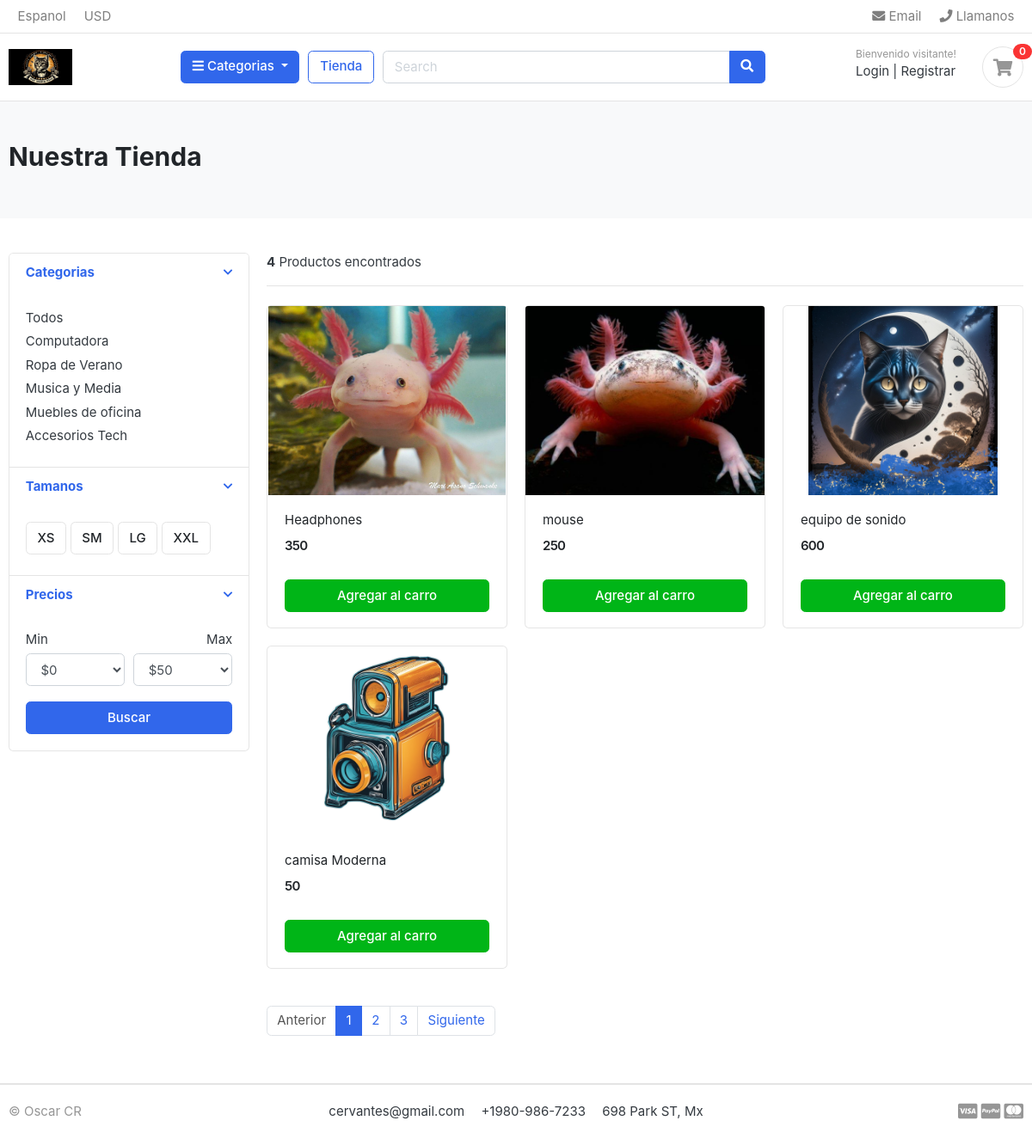
/store/, run on the app's committed database.
### category/models.py (models this page shows, shortened)
class Category(models.Model):
    category_name= models.CharField(max_length=20,unique=True)
    description=models.CharField(max_length=255,blank=True)
    slug=models.CharField(max_length=100,unique=True)
    cat_image=models.ImageField(upload_to='photos/categories',blank=True)
    class Meta:
        verbose_name='category'
        verbose_name_plural='categories'
    def get_url(self):
        return reverse('products_by_category',args=[self.slug])

### store/models.py (models this page shows, shortened)
class Product(models.Model):
    product_name = models.CharField(max_length=100, unique=True)
    slug = models.SlugField(max_length=100, unique=True)
    description = models.TextField(max_length=500, blank=True)
    price = models.IntegerField()
    images = models.ImageField(upload_to='photos/products')
    stock = models.IntegerField()
    is_available = models.BooleanField(default=True)
    category = models.ForeignKey('category.Category', on_delete=models.CASCADE)
    created_date = models.DateTimeField(auto_now_add=True)
    modified_date = models.DateTimeField(auto_now=True)
    def get_url(self):
        return reverse('product_detail', args=[self.category.slug, self.slug])

### store/views.py (the view)
# urls.py: path('store/', include('store.urls')),
def store(request, category_slug=None):
    categories = None
    products = None
    if category_slug != None:
        categories = get_object_or_404(Category, slug=category_slug)
        products = Product.objects.filter(category=categories, is_available=True)
        product_count = products.count()
    else:
        products = Product.objects.all().filter(is_available=True)
        product_count = products.count()
    context = {
        'products': products,
        'product_count': product_count,
    }
    return render(request, 'store/store.html', context)

### category/context_processors.py (called while the page is built)
def menu_links(request):
    links = Category.objects.all()
    return dict(links=links)

### templates/store/store.html (shortened to what this page needs)
{% extends 'base.html' %}
{% block content %}
<section class="section-pagetop bg">
    <div class="container">
        <h2 class="title-page">Nuestra Tienda</h2>
    </div>
    </section>
<section class="section-content padding-y">
    <div class="container">
    <div class="row">
        <aside class="col-md-3">
    <div class="card">
        <article class="filter-group">
            <header class="card-header">
                <a href="#" data-toggle="collapse" data-target="#collapse_1" aria-expanded="true" class="">
                    <i class="icon-control fa fa-chevron-down"></i>
                    <h6 class="title">Categorias</h6>
                </a>
            </header>
            <div class="filter-content collapse show" id="collapse_1" style="">
                <div class="card-body">
                    <ul class="list-menu">
                    <li><a href="{% url 'store' %}"> Todos  </a></li>
                    {% for category in links %}
                    <li><a href="{{ category.get_url }}">{{category.category_name}} </a></li>
                    {% endfor %}
                    </ul>
                </div>
            </div>
        </article>
        <article class="filter-group">
            <header class="card-header">
                <a href="#" data-toggle="collapse" data-target="#collapse_4" aria-expanded="true" class="">
                    <i class="icon-control fa fa-chevron-down"></i>
                    <h6 class="title">Tamanos </h6>
                </a>
            </header>
            <div class="filter-content collapse show" id="collapse_4" style="">
                <div class="card-body">
                  <label class="checkbox-btn">
                    <span class="btn btn-light"> XS </span>
                  </label>
                  <label class="checkbox-btn">
                    <span class="btn btn-light"> SM </span>
                  </label>
                  <label class="checkbox-btn">
                    <span class="btn btn-light"> LG </span>
                  </label>
                  <label class="checkbox-btn">
                    <span class="btn btn-light"> XXL </span>
                  </label>
            </div>
            </div>
        </article>
        <article class="filter-group">
            <header class="card-header">
                <a href="#" data-toggle="collapse" data-target="#collapse_3" aria-expanded="true" class="">
                    <i class="icon-control fa fa-chevron-down"></i>
                    <h6 class="title">Precios </h6>
                </a>
            </header>
            <div class="filter-content collapse show" id="collapse_3" style="">
                <div class="card-body">
                    <div class="form-row">
                    <div class="form-group col-md-6">
                      <label>Min</label>
                          <select class="mr-2 form-control">
                            <option value="0">$0</option>
                        </select>
                    </div>
                    <div class="form-group text-right col-md-6">
                      <label>Max</label>
                          <select class="mr-2 form-control">
                            <option value="50">$50</option>
                        </select>
                    </div>
                    </div>
                    <button class="btn btn-block btn-primary">Buscar</button>
                </div>
            </div>
        </article>
    </div>
        </aside>
        <main class="col-md-9">
    <header class="border-bottom mb-4 pb-3">
            <div class="form-inline">
                <span class="mr-md-auto"> <b>{{product_count}}</b> Productos encontrados</span>
            </div>
    </header>
    <div class="row">
        {% for product in products %}
        <div class="col-md-4">
            <figure class="card card-product-grid">
                <div class="img-wrap">
                    <a href="{{ product.get_url }}"> <img src="{{ product.images.url }}"> </a>
                </div>
                <figcaption class="info-wrap">
                    <div class="fix-height">
                        <a href="{{ product.get_url }}" class="title">{{ product.product_name}}</a>
                        <div class="price-wrap mt-2">
                            <span class="price">{{product.price}}</span>
                        </div>
                    </div>
                    <a href="#" class="btn btn-block btn-success">Agregar al carro </a>
                </figcaption>
            </figure>
        </div>
        {% endfor %}
    </div>
    <nav class="mt-4" aria-label="Page navigation sample">
      <ul class="pagination">
        <li class="page-item disabled"><a class="page-link" href="#">Anterior</a></li>
        <li class="page-item active"><a class="page-link" href="#">1</a></li>
        <li class="page-item"><a class="page-link" href="#">2</a></li>
        <li class="page-item"><a class="page-link" href="#">3</a></li>
        <li class="page-item"><a class="page-link" href="#">Siguiente</a></li>
      </ul>
    </nav>
        </main>
    </div>
    </div>
    </section>
{% endblock %}

### static/css/ui.css (style rules this page uses)
html { font-family: "Inter", sans-serif; font-size: 15px; }
.img-wrap { text-align: center; display: block; }
.img-wrap img { max-width: 100%; }
.price-wrap { letter-spacing: -0.7px; }
.padding-y { padding-top: 40px; padding-bottom: 40px; }
figure { margin-bottom: 0; }
article:after, .form-group:after { display: block; clear: both; content: ""; }
.bg { background-color: #f8f9fa; }
.title-page { color: #212529; }
.btn-light { background-color: #fff; border-color: #e4e4e4; }
[class*=list-] li:after { visibility: hidden; display: block; content: ""; overflow: hidden; height: 0; clear: both; }
.list-menu { list-style: none; margin: 0; padding-left: 0; }
.list-menu li { margin-bottom: 5px; }
.list-menu a { color: #343a40; }
[class*=card-product] a.title { color: #212529; display: block; }
[class*=card-product] .img-wrap { overflow: hidden; position: relative; }
[class*=card-product] .img-wrap img { height: 100%; max-width: 100%; width: auto; display: inline-block; -o-object-fit: cover; object-fit: cover; }
.card-product-grid { margin-bottom: 20px; }
.card-product-grid .img-wrap { border-radius: 0.2rem 0.2rem 0 0; height: 220px; }
.card-product-grid .info-wrap { overflow: hidden; padding: 18px 20px; }
.card-product-grid .fix-height { height: 80px; overflow: hidden; }
.card .img-wrap { overflow: hidden; }
.price { font-weight: 600; color: #212529; }
.icon-control { margin-top: 5px; float: right; font-size: 80%; }
.card-header .title { margin-bottom: 0; line-height: 1.5; }
.filter-group { border-bottom: 1px solid #e4e4e4; }
.filter-group .card-header { border-bottom: 0; }
.filter-group:last-child { border-bottom: 0; }
.checkbox-btn { position: relative; }
.section-pagetop { padding: 45px 0; }

### data on the page
Category: category_name "Computadora"
Category: category_name "Ropa de Verano"
Category: category_name "Musica y Media"
Category: category_name "Muebles de oficina"
Category: category_name "Accesorios Tech"
Product: images (picture), product_name "Headphones", price "350"
Product: images (picture), product_name "mouse", price "250"
Product: images (picture), product_name "equipo de sonido", price "600"
Product: images (picture), product_name "camisa Moderna", price "50"

### other printed values
{{ product_count }} "4"
